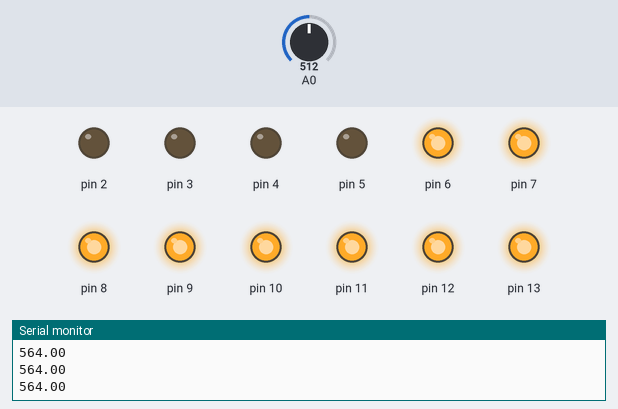
Bench run of a sketch on a simulated Arduino Uno, built with avr-gcc and run on an emulated ATmega328P. Shown: output pins drawn as LEDs (lit = HIGH), the last lines printed to the serial monitor. Inputs (shaded band) come from the test bench; at power-on: A0 = 512.

Above: at 1.2 s.
1.3 s: A0 set to 543
2.8 s: A0 set to 567
At 3.9 s:
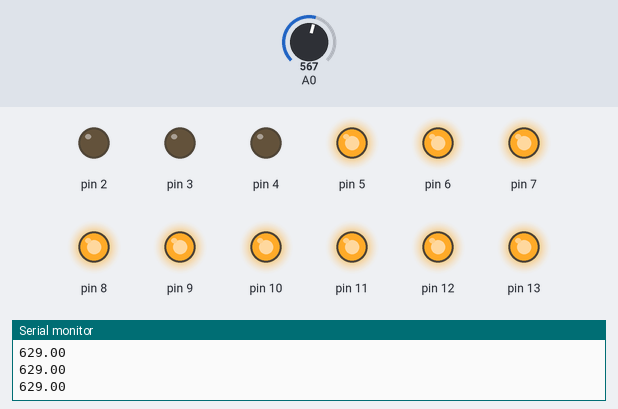
4.3 s: A0 set to 716
At 5.2 s:
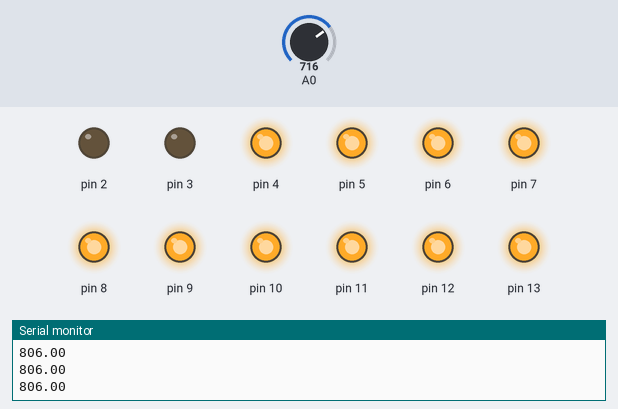
5.8 s: A0 set to 810
7.3 s: A0 set to 834
At 8.5 s:
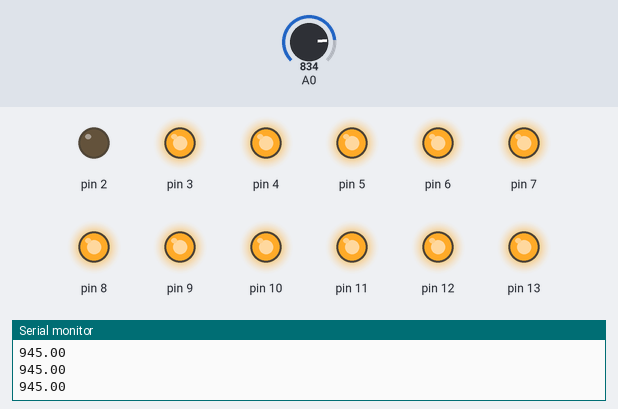
8.8 s: A0 set to 511
At 9.6 s:
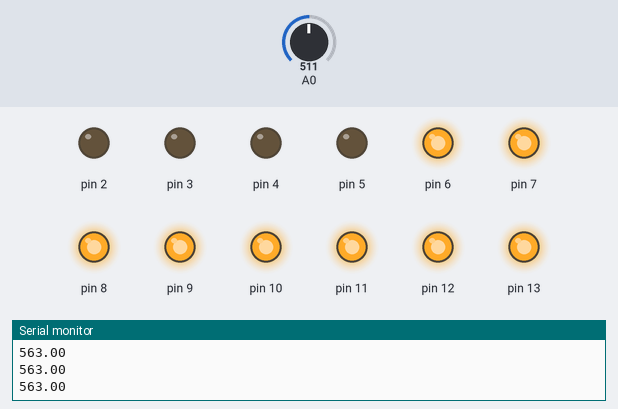
Timing chart, 0 to 11.3 s (numbered marks = the images above; inputs shaded):
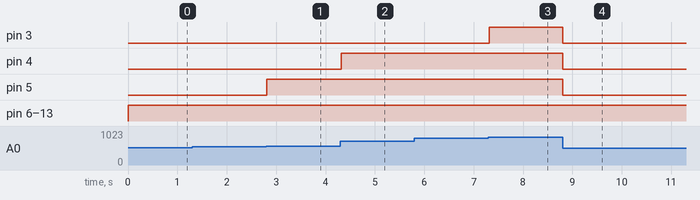

Measured:
- the behaviour switches between 554 and 555 on A0 (found by bisection; images 0 and 1)
- the behaviour switches between 816 and 817 on A0 (found by bisection; images 2 and 3)
- after the input at 2.8 s, pin 5: LOW → HIGH at once
- after the input at 4.3 s, pin 4: LOW → HIGH at once
- after the input at 7.3 s, pin 3: LOW → HIGH at once
- after the input at 8.8 s, pin 3–5: HIGH → LOW at once

The sketch:

tesla5col.ino
```cpp
float val=0,x=0;

void setup() {
  // put your setup code here, to run once:
  pinMode(2,OUTPUT);
  pinMode(3,OUTPUT);
  pinMode(4,OUTPUT);
  pinMode(5,OUTPUT);
  pinMode(6,OUTPUT);
  pinMode(7,OUTPUT);
  pinMode(8,OUTPUT);
  pinMode(9,OUTPUT);
  pinMode(10,OUTPUT);
  pinMode(11,OUTPUT);
  pinMode(12,OUTPUT);
  pinMode(13,OUTPUT);
  pinMode(A0,INPUT);
Serial.begin(9600);


}
void func1()
{
  digitalWrite(2,HIGH);
  digitalWrite(3,HIGH);
  digitalWrite(4,HIGH);
  digitalWrite(5,HIGH);
  digitalWrite(6,HIGH);
  digitalWrite(7,HIGH);
  digitalWrite(8,HIGH);
  digitalWrite(9,HIGH);
  digitalWrite(10,HIGH);
  digitalWrite(11,HIGH);
  digitalWrite(12,HIGH);
  digitalWrite(13,HIGH);
delay(3000);
delay(4700);
digitalWrite(2,LOW);
delay(470);
digitalWrite(3,LOW);
delay(470);
digitalWrite(4,LOW);
delay(470);
digitalWrite(5,LOW);
delay(470);
digitalWrite(6,LOW);
delay(470);
digitalWrite(7,LOW);
delay(470);
digitalWrite(8,LOW);
delay(470);
digitalWrite(9,LOW);
delay(470);
digitalWrite(10,LOW);
delay(470);
digitalWrite(11,LOW);
delay(470);
digitalWrite(12,LOW);
delay(470);
digitalWrite(13,LOW);
delay(470);
digitalWrite(13,HIGH);
delay(470);
digitalWrite(12,HIGH);
delay(470);
digitalWrite(11,HIGH);
delay(470);
digitalWrite(10,HIGH);
delay(470);
digitalWrite(9,HIGH);
delay(470);
digitalWrite(8,HIGH);
delay(470);
delay(470);
delay(3000);
  digitalWrite(2,LOW);
  digitalWrite(3,LOW);
  digitalWrite(4,LOW);
  digitalWrite(5,LOW);
  digitalWrite(6,LOW);
  digitalWrite(7,LOW);
  digitalWrite(8,LOW);
  digitalWrite(9,LOW);
  digitalWrite(10,LOW);
  digitalWrite(11,LOW);
  digitalWrite(12,LOW);
  digitalWrite(13,LOW);

}

void raindrops1()
{
  delay(270);
  digitalWrite(7,HIGH);
  delay(870);
  digitalWrite(8,HIGH);
  delay(870);
  digitalWrite(9,HIGH);
  digitalWrite(7,LOW);
  delay(870);
  digitalWrite(10,HIGH);
  digitalWrite(8,LOW);
  delay(870);
  digitalWrite(11,HIGH);
  digitalWrite(9,LOW);
  digitalWrite(2,HIGH);
  delay(870);
  digitalWrite(10,LOW);
  digitalWrite(3,HIGH);
  delay(870);
  digitalWrite(11,LOW);
  digitalWrite(2,LOW);
  delay(870);
  digitalWrite(3,LOW);
}
void electrical()
{
  digitalWrite(9,HIGH);
  digitalWrite(11,HIGH);
  digitalWrite(13,HIGH);
  delay(870);
  digitalWrite(9,LOW);
  digitalWrite(11,LOW);
  digitalWrite(10,LOW);
  delay(870);

}
float music( float a)
{
  if(a>20.0)
   {
    digitalWrite(13,HIGH);
    if(a>=45.0)
    digitalWrite(12,HIGH);
    else
    digitalWrite(12,LOW);
    if(a>=75.0)
    digitalWrite(11,HIGH);
    else
    digitalWrite(11,LOW);
    if(a>=110.0)
    digitalWrite(10,HIGH);
    else
    digitalWrite(10,LOW);
    if(a>=185.0)
    digitalWrite(9,HIGH);
    else
    digitalWrite(9,LOW);
    if(a>=275.0)
    digitalWrite(8,HIGH);
    else
    digitalWrite(8,LOW);
    if(a>=365.0)
    digitalWrite(7,HIGH);
    else
    digitalWrite(7,LOW);
    if(a>=495.0)
    digitalWrite(6,HIGH);
    else
    digitalWrite(6,LOW);
    if(a>=615.0)
    digitalWrite(5,HIGH);
    else
    digitalWrite(5,LOW);
    if(a>=785.0)
    digitalWrite(4,HIGH);
    else
    digitalWrite(4,LOW);
    if(a>=925.0)
    digitalWrite(3,HIGH);
    else
    digitalWrite(3,LOW);
    if(a>=1015.0)
    digitalWrite(2,HIGH);
    else
    digitalWrite(2,LOW);
   }

}


void loop() {
  // put your main code here, to run repeatedly:
  val =analogRead(A0);
  Serial.println(x);
  x=map(val,35,900,0,1024);
  if(x>20.0)
  {
    music(x);
  }
//else
//func1();
//electrical();
//raindrops1();
}
```
